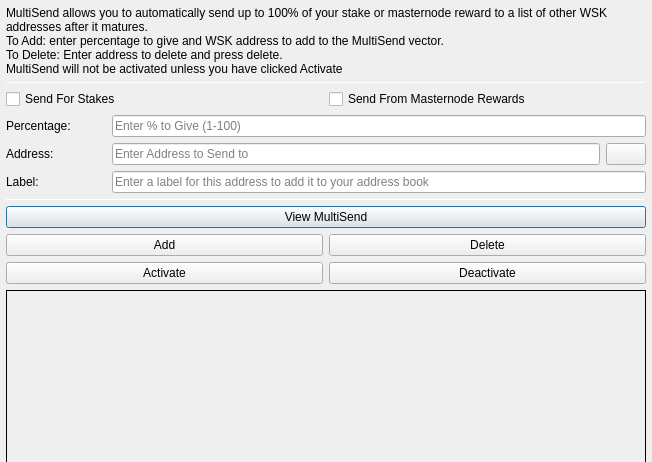
<?xml version="1.0" encoding="UTF-8"?>
<ui version="4.0">
 <class>MultiSendDialog</class>
 <widget class="QDialog" name="MultiSendDialog">
  <property name="windowModality">
   <enum>Qt::NonModal</enum>
  </property>
  <property name="geometry">
   <rect>
    <x>0</x>
    <y>0</y>
    <width>652</width>
    <height>300</height>
   </rect>
  </property>
  <property name="windowTitle">
   <string>MultiSend</string>
  </property>
  <layout class="QVBoxLayout" name="verticalLayout" stretch="0">
   <property name="leftMargin">
    <number>6</number>
   </property>
   <property name="topMargin">
    <number>6</number>
   </property>
   <property name="rightMargin">
    <number>6</number>
   </property>
   <property name="bottomMargin">
    <number>6</number>
   </property>
   <item>
    <layout class="QVBoxLayout" name="verticalLayout_Main" stretch="1,1,1,0,1,1,1">
     <item>
      <widget class="QLabel" name="label_2">
       <property name="lineWidth">
        <number>1</number>
       </property>
       <property name="text">
        <string>MultiSend allows you to automatically send up to 100% of your stake or masternode reward to a list of other WSK addresses after it matures.
To Add: enter percentage to give and WSK address to add to the MultiSend vector.
To Delete: Enter address to delete and press delete.
MultiSend will not be activated unless you have clicked Activate</string>
       </property>
       <property name="alignment">
        <set>Qt::AlignLeading|Qt::AlignLeft|Qt::AlignTop</set>
       </property>
       <property name="wordWrap">
        <bool>true</bool>
       </property>
      </widget>
     </item>
     <item>
      <widget class="Line" name="line">
       <property name="minimumSize">
        <size>
         <width>0</width>
         <height>1</height>
        </size>
       </property>
       <property name="maximumSize">
        <size>
         <width>16777215</width>
         <height>1</height>
        </size>
       </property>
       <property name="orientation">
        <enum>Qt::Horizontal</enum>
       </property>
      </widget>
     </item>
     <item>
      <layout class="QVBoxLayout" name="verticalLayout_Settings">
       <item>
        <layout class="QHBoxLayout" name="horizontalLayout">
         <item>
          <widget class="QCheckBox" name="multiSendStakeCheckBox">
           <property name="text">
            <string>Send For Stakes</string>
           </property>
          </widget>
         </item>
         <item>
          <widget class="QCheckBox" name="multiSendMasternodeCheckBox">
           <property name="text">
            <string>Send From Masternode Rewards</string>
           </property>
          </widget>
         </item>
        </layout>
       </item>
       <item>
        <layout class="QHBoxLayout" name="horizontalLayout_6">
         <item>
          <widget class="QLabel" name="label">
           <property name="minimumSize">
            <size>
             <width>100</width>
             <height>0</height>
            </size>
           </property>
           <property name="toolTip">
            <string>Percentage of stake to send</string>
           </property>
           <property name="text">
            <string>Percentage:</string>
           </property>
          </widget>
         </item>
         <item>
          <widget class="QLineEdit" name="multiSendPercentEdit">
           <property name="toolTip">
            <string>Enter whole numbers 1 - 100</string>
           </property>
           <property name="placeholderText">
            <string>Enter % to Give (1-100)</string>
           </property>
          </widget>
         </item>
        </layout>
       </item>
       <item>
        <layout class="QHBoxLayout" name="horizontalLayout_7">
         <item>
          <widget class="QLabel" name="label_5">
           <property name="minimumSize">
            <size>
             <width>100</width>
             <height>0</height>
            </size>
           </property>
           <property name="toolTip">
            <string>Address to send portion of stake to</string>
           </property>
           <property name="text">
            <string>Address:</string>
           </property>
          </widget>
         </item>
         <item>
          <widget class="QLineEdit" name="multiSendAddressEdit">
           <property name="toolTip">
            <string/>
           </property>
           <property name="placeholderText">
            <string>Enter Address to Send to</string>
           </property>
          </widget>
         </item>
         <item>
          <widget class="QPushButton" name="addressBookButton">
           <property name="maximumSize">
            <size>
             <width>16777215</width>
             <height>32</height>
            </size>
           </property>
           <property name="toolTip">
            <string>Choose an address from the address book</string>
           </property>
           <property name="text">
            <string/>
           </property>
           <property name="icon">
            <iconset resource="../wastake.qrc">
             <normaloff>:/icons/address-book</normaloff>:/icons/address-book</iconset>
           </property>
           <property name="shortcut">
            <string>Alt+A</string>
           </property>
           <property name="autoDefault">
            <bool>false</bool>
           </property>
          </widget>
         </item>
        </layout>
       </item>
      </layout>
     </item>
     <item>
      <layout class="QHBoxLayout" name="horizontalLayout_3">
       <item>
        <widget class="QLabel" name="label_3">
         <property name="minimumSize">
          <size>
           <width>100</width>
           <height>0</height>
          </size>
         </property>
         <property name="text">
          <string>Label:</string>
         </property>
        </widget>
       </item>
       <item>
        <widget class="QLineEdit" name="labelAddressLabelEdit">
         <property name="placeholderText">
          <string>Enter a label for this address to add it to your address book</string>
         </property>
        </widget>
       </item>
      </layout>
     </item>
     <item>
      <widget class="Line" name="line_2">
       <property name="minimumSize">
        <size>
         <width>0</width>
         <height>1</height>
        </size>
       </property>
       <property name="maximumSize">
        <size>
         <width>16777215</width>
         <height>1</height>
        </size>
       </property>
       <property name="orientation">
        <enum>Qt::Horizontal</enum>
       </property>
      </widget>
     </item>
     <item>
      <layout class="QVBoxLayout" name="verticalLayout_Buttons">
       <item>
        <layout class="QHBoxLayout" name="horizontalLayout_4">
         <item>
          <widget class="QPushButton" name="viewButton">
           <property name="toolTip">
            <string/>
           </property>
           <property name="statusTip">
            <string>View MultiSend Vector</string>
           </property>
           <property name="text">
            <string>View MultiSend</string>
           </property>
          </widget>
         </item>
        </layout>
       </item>
       <item>
        <layout class="QHBoxLayout" name="horizontalLayout_2">
         <item>
          <widget class="QPushButton" name="addButton">
           <property name="toolTip">
            <string/>
           </property>
           <property name="statusTip">
            <string>Add to MultiSend Vector</string>
           </property>
           <property name="text">
            <string>Add</string>
           </property>
          </widget>
         </item>
         <item>
          <widget class="QPushButton" name="deleteButton">
           <property name="toolTip">
            <string/>
           </property>
           <property name="statusTip">
            <string>Delete Address From MultiSend Vector</string>
           </property>
           <property name="text">
            <string>Delete</string>
           </property>
          </widget>
         </item>
        </layout>
       </item>
       <item>
        <layout class="QHBoxLayout" name="horizontalLayout_5">
         <item>
          <widget class="QPushButton" name="activateButton">
           <property name="statusTip">
            <string>Activate MultiSend</string>
           </property>
           <property name="text">
            <string>Activate</string>
           </property>
          </widget>
         </item>
         <item>
          <widget class="QPushButton" name="disableButton">
           <property name="statusTip">
            <string>Deactivate MultiSend</string>
           </property>
           <property name="text">
            <string>Deactivate</string>
           </property>
          </widget>
         </item>
        </layout>
       </item>
      </layout>
     </item>
     <item>
      <widget class="QLabel" name="message">
       <property name="minimumSize">
        <size>
         <width>0</width>
         <height>180</height>
        </size>
       </property>
       <property name="frameShape">
        <enum>QFrame::Panel</enum>
       </property>
       <property name="frameShadow">
        <enum>QFrame::Plain</enum>
       </property>
       <property name="lineWidth">
        <number>1</number>
       </property>
       <property name="midLineWidth">
        <number>1</number>
       </property>
       <property name="text">
        <string/>
       </property>
       <property name="alignment">
        <set>Qt::AlignLeading|Qt::AlignLeft|Qt::AlignTop</set>
       </property>
       <property name="wordWrap">
        <bool>true</bool>
       </property>
      </widget>
     </item>
    </layout>
   </item>
  </layout>
 </widget>
 <resources>
  <include location="../wastake.qrc"/>
 </resources>
 <connections/>
</ui>
